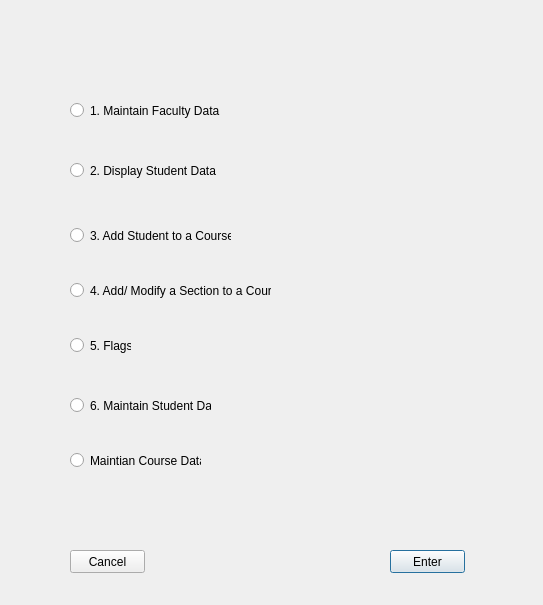
<?xml version="1.0" encoding="UTF-8"?>
<ui version="4.0">
 <class>Dialog</class>
 <widget class="QDialog" name="Dialog">
  <property name="geometry">
   <rect>
    <x>0</x>
    <y>0</y>
    <width>543</width>
    <height>605</height>
   </rect>
  </property>
  <property name="windowTitle">
   <string>Dialog</string>
  </property>
  <widget class="QRadioButton" name="radio1">
   <property name="geometry">
    <rect>
     <x>70</x>
     <y>100</y>
     <width>151</width>
     <height>21</height>
    </rect>
   </property>
   <property name="text">
    <string>1. Maintain Faculty Data</string>
   </property>
  </widget>
  <widget class="QRadioButton" name="radio2">
   <property name="geometry">
    <rect>
     <x>70</x>
     <y>160</y>
     <width>151</width>
     <height>21</height>
    </rect>
   </property>
   <property name="text">
    <string>2. Display Student Data</string>
   </property>
  </widget>
  <widget class="QRadioButton" name="radio3">
   <property name="geometry">
    <rect>
     <x>70</x>
     <y>220</y>
     <width>161</width>
     <height>31</height>
    </rect>
   </property>
   <property name="text">
    <string>3. Add Student to a Course</string>
   </property>
  </widget>
  <widget class="QRadioButton" name="radio4">
   <property name="geometry">
    <rect>
     <x>70</x>
     <y>280</y>
     <width>201</width>
     <height>21</height>
    </rect>
   </property>
   <property name="text">
    <string>4. Add/ Modify a Section to a Course</string>
   </property>
  </widget>
  <widget class="QRadioButton" name="radio5">
   <property name="geometry">
    <rect>
     <x>70</x>
     <y>330</y>
     <width>61</width>
     <height>31</height>
    </rect>
   </property>
   <property name="text">
    <string>5. Flags</string>
   </property>
  </widget>
  <widget class="QRadioButton" name="radio6">
   <property name="geometry">
    <rect>
     <x>70</x>
     <y>390</y>
     <width>141</width>
     <height>31</height>
    </rect>
   </property>
   <property name="text">
    <string>6. Maintain Student Data</string>
   </property>
  </widget>
  <widget class="QPushButton" name="EnterButton">
   <property name="geometry">
    <rect>
     <x>390</x>
     <y>550</y>
     <width>75</width>
     <height>23</height>
    </rect>
   </property>
   <property name="text">
    <string>Enter</string>
   </property>
  </widget>
  <widget class="QPushButton" name="cancel">
   <property name="geometry">
    <rect>
     <x>70</x>
     <y>550</y>
     <width>75</width>
     <height>23</height>
    </rect>
   </property>
   <property name="text">
    <string>Cancel</string>
   </property>
  </widget>
  <widget class="QRadioButton" name="radio7">
   <property name="geometry">
    <rect>
     <x>70</x>
     <y>450</y>
     <width>131</width>
     <height>21</height>
    </rect>
   </property>
   <property name="text">
    <string>Maintian Course Data</string>
   </property>
  </widget>
 </widget>
 <resources/>
 <connections/>
</ui>
